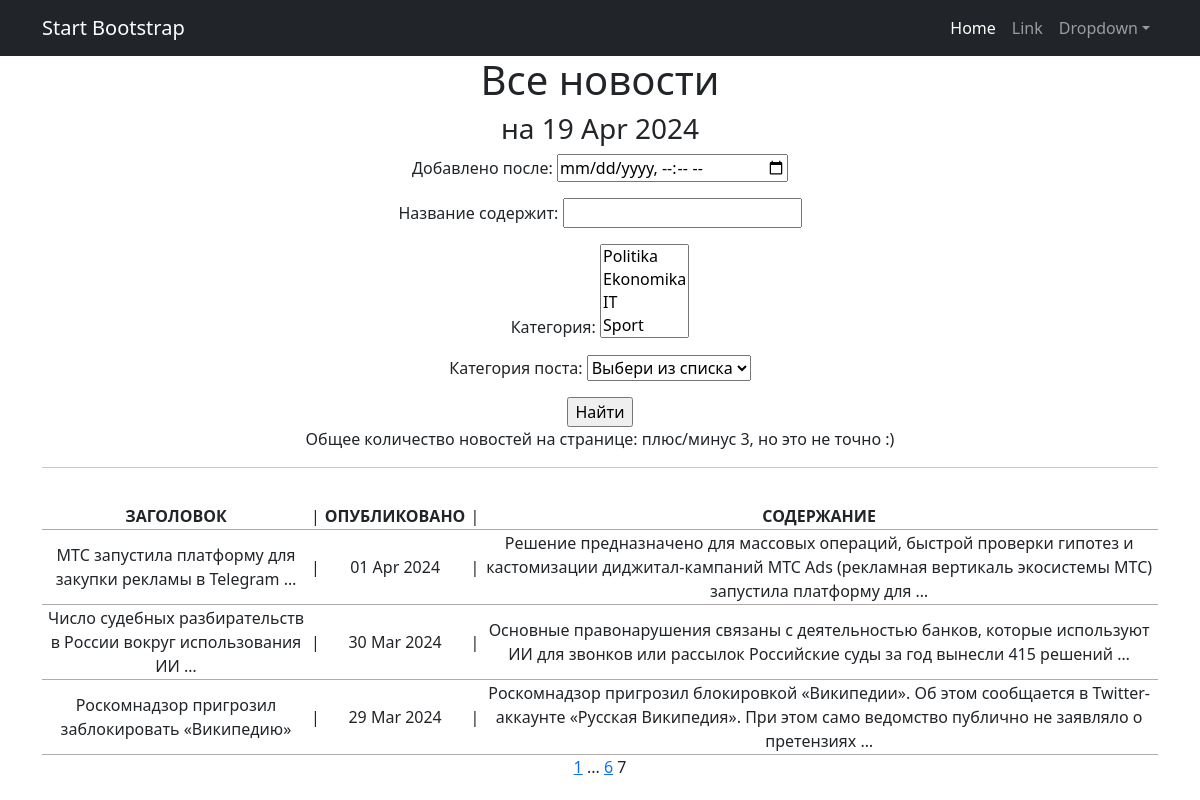
The app's page /news/?&page=7& with its own data.
### news/models.py (models this page shows, shortened)
class Post(models.Model):
    post_author = models.ForeignKey(Author, on_delete=models.CASCADE, verbose_name='Автор')
    post_type = models.CharField(max_length=1, choices=POST_TYPE_CHOICES, verbose_name='Тип поста')
    created_at = models.DateTimeField(auto_now_add=True, verbose_name="Дата создания")
    categories = models.ManyToManyField(Category, through='PostCategory', verbose_name="Категория")
    title = models.CharField(max_length=256, verbose_name="Заголовок")
    content = models.TextField(blank=True, verbose_name="Содержание")
    post_rating = models.IntegerField(default=0)

### news/views.py (the view, shortened to what this page needs)
# urls.py: path('', PostsList.as_view(), name='news'),
class PostsList(ListView):
    model = Post
    ordering = '-created_at'
    template_name = 'news.html'
    context_object_name = 'news'
    paginate_by = 5
    def get_queryset(self):
        queryset = super().get_queryset()
        self.filterset = PostFilter(self.request.GET, queryset=queryset)
        logger.debug(f"Параметры фильтрации: {self.request.GET}")
        return self.filterset.qs
    def get_context_data(self, **kwargs):
        context = super().get_context_data(**kwargs)
        context['time_now'] = datetime.utcnow()
        context['filterset'] = self.filterset
        return context

### news/models.py (called while the page is built)
    def __str__(self):
        return self.category_name

### template/news.html (shortened to what this page needs)
{% extends 'flatpages/default.html' %}
{% load censor_filter %}
{% block content %}
    <h1>Все новости</h1>
<h3>на {{ time_now|date:'d M Y' }}</h3>
    <form action="" method="get">
    {{ filterset.form.as_p }}
    <input type="submit" value="Найти" />
   </form>
    <p> Общее количество новостей на странице:  плюс/минус {{ news|length }}, но это не точно :)</p>
   <hr>
   {% if news %}
       <table width="100%" style ="margin-top: 35px">
           <tr>
               <th width="300">ЗАГОЛОВОК</th>
               <td> | </td>
               <th width="150">ОПУБЛИКОВАНО</th>
               <td> | </td>
               <th width="800">СОДЕРЖАНИЕ</th>
           </tr>
           {% for i in news %}
           <tr class = "table-group-divider">
               <td>{{ i.title|truncatewords:8 }}</td>
               <td> | </td>
               <td>{{ i.created_at|date:"d M Y" }}</td>
               <td> | </td>
               <td>{{ i.content|truncatewords:20 }}</td>
           </tr>
           {% endfor %}
       </table>
   {% else %}
       <h5>По Вашему запросу ничего не нашлось? Загляните позже, авторы уже пишут!</h5>
   {% endif %}
{% if page_obj.has_previous %}
    <a href="?{{ request.GET.urlencode }}&page=1{% if filterset %}&{{ filterset.urlencode }}{% endif %}">1</a>
    {% if page_obj.previous_page_number != 1 %}
        ...
        <a href="?{{ request.GET.urlencode }}&page={{ page_obj.previous_page_number }}{% if filterset %}&{{ filterset.urlencode }}{% endif %}">{{ page_obj.previous_page_number }}</a>
    {% endif %}
{% endif %}
{{ page_obj.number }}
{% endblock content %}

### records on screen
Post: title "МТС запустила платформу для закупки рекламы в Telegram …", created_at "01 Apr 2024", content "Решение предназначено для массовых операций, быстрой проверки гипотез и кастомизации диджитал-кампаний МТС Ads (рекламная вертикаль экосистемы МТС) запустила платформу для …"
Post: title "Число судебных разбирательств в России вокруг использования ИИ …", created_at "30 Mar 2024", content "Основные правонарушения связаны с деятельностью банков, которые используют ИИ для звонков или рассылок Российские суды за год вынесли 415 решений …"
Post: title "Роскомнадзор пригрозил заблокировать «Википедию»", created_at "29 Mar 2024", content "Роскомнадзор пригрозил блокировкой «Википедии». Об этом сообщается в Twitter-аккаунте «Русская Википедия». При этом само ведомство публично не заявляло о претензиях …"

### other values on screen
{{ time_now|date:'d M Y' }} "19 Apr 2024"
{{ news|length }} "3"
{{ page_obj.previous_page_number }} "6"
{{ page_obj.number }} "7"
